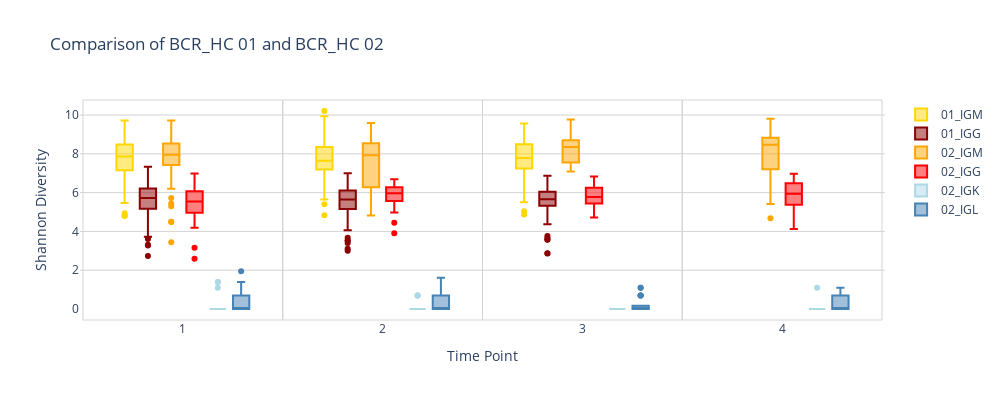
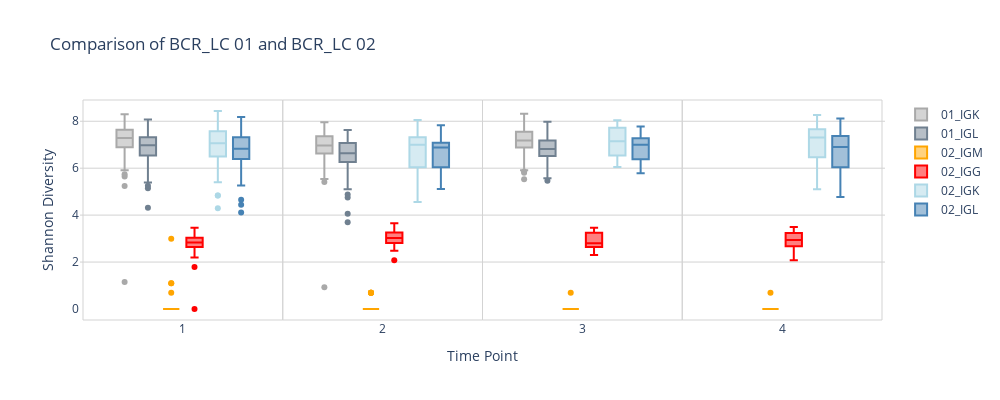
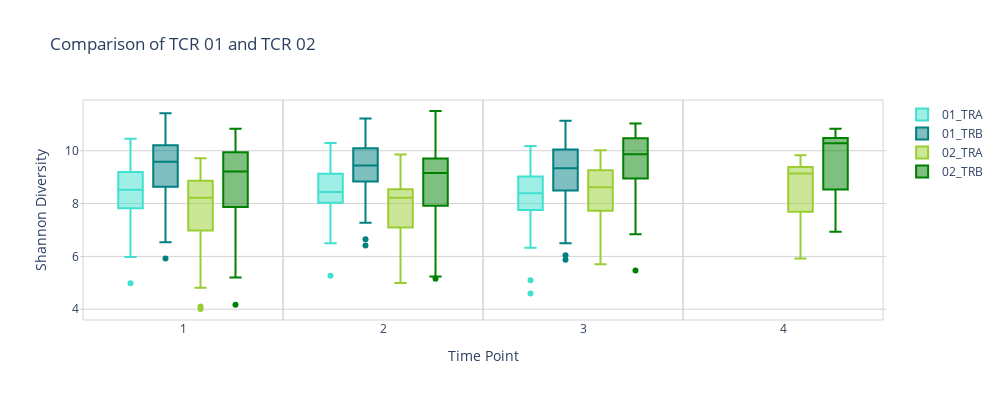

The code cell stored with these charts, in order, in its notebook:
### Code cell
def shannon_boxplot(df1, df2, title):

    colors01 = {'IGM': 'gold', 'IGG': 'darkred', 'IGK': 'darkgray', 'IGL': 'slategray', 'TRA': 'turquoise', 'TRB': 'teal'}
    colors02 = {'IGM': 'orange', 'IGG': 'red', 'IGK': 'lightblue', 'IGL': 'steelblue', 'TRA': 'yellowgreen', 'TRB': 'green'}
    
    fig = go.Figure()
    
    # Add boxplot for df1
    for t in ['IGM', 'IGG', 'IGK', 'IGL', 'TRA', 'TRB']:
        temp = df1[df1['Type'] == t]
        fig.add_trace(go.Box(y=temp['Shannon_diversity'], x=temp['Time_point'], name=f'01_{t}', marker_color=colors01[t]))
    
    # Add boxplot for df2
    for t in ['IGM', 'IGG', 'IGK', 'IGL', 'TRA', 'TRB']:
        temp = df2[df2['Type'] == t]
        fig.add_trace(go.Box(y=temp['Shannon_diversity'], x=temp['Time_point'], name=f'02_{t}', marker_color=colors02[t]))
    
    for timepoint in df2['Time_point'].unique():
        fig.add_shape(
            type="rect", xref="x", yref="paper",
            x0=timepoint - 0.5, y0=0,
            x1=timepoint + 0.5, y1=1,
            line=dict(color="lightgray",width=1)
            )
    
    fig.update_layout(title=title, xaxis_title='Time Point', yaxis_title='Shannon Diversity', boxmode='group',
                      plot_bgcolor='rgba(255, 255, 255, 1)', yaxis=dict(gridcolor='lightgray'), width=1000, height=400)
    fig.show()

shannon_boxplot(BCRHC01, BCRHC02, 'Comparison of BCR_HC 01 and BCR_HC 02')
shannon_boxplot(BCRLC01, BCRLC02, 'Comparison of BCR_LC 01 and BCR_LC 02')
shannon_boxplot(TCR01, TCR02, 'Comparison of TCR 01 and TCR 02')

### Figure 1 — Plotly figure (JSON) as saved in the notebook; plotly's stock layout.template omitted (floating-point values rounded to 4 significant figures; data arrays with more than 128 entries replaced by an {"elided": "..."} marker saying what was removed)
{"data": [{"marker": {"color": "gold"}, "name": "01_IGM", "type": "box", "x": {"elided": "420 int values"}, "y": {"elided": "420 float values"}}, {"marker": {"color": "darkred"}, "name": "01_IGG", "type": "box", "x": {"elided": "420 int values"}, "y": {"elided": "420 float values"}}, {"marker": {"color": "darkgray"}, "name": "01_IGK", "type": "box", "x": [], "y": []}, {"marker": {"color": "slategray"}, "name": "01_IGL", "type": "box", "x": [], "y": []}, {"marker": {"color": "turquoise"}, "name": "01_TRA", "type": "box", "x": [], "y": []}, {"marker": {"color": "teal"}, "name": "01_TRB", "type": "box", "x": [], "y": []}, {"marker": {"color": "orange"}, "name": "02_IGM", "type": "box", "x": [1, 2, 4, 1, 2, 4, 1, 2, 1, 2, 3, 2, 3, 1, 2, 3, 2, 3, 1, 2, 3, 4, 1, 2, 3, 2, 3, 4, 1, 2, 3, 1, 2, 3, 4, 2, 1, 2, 3, 4, 1, 2, 3, 4, 1, 2, 3, 4, 1, 2, 3, 4, 1, 2, 3, 4, 1, 2, 3, 4, 1, 2, 3, 4, 2, 3, 4, 2, 1, 2, 3, 4, 1, 2, 1, 2, 3, 4, 1, 2, 3, 4, 2, 3, 4, 1, 1, 1, 1, 1, 1, 1, 1, 1, 1, 1, 1, 1, 1, 1, 1, 1, 1, 1, 1, 1, 1, 1, 2, 3], "y": [8.442, 9.035, 6.847, 8.68, 8.088, 8.8, 3.443, 5.364, 4.492, 7.258, 8.461, 9.473, 9.764, 5.728, 7.771, 8.672, 5.627, 7.106, 4.495, 8.032, 7.65, 4.673, 6.456, 7.904, 8.136, 6.021, 7.201, 7.325, 7.956, 8.474, 8.548, 8.666, 8.388, 7.094, 9.075, 4.816, 8.168, 8.471, 8.972, 9.803, 6.196, 8.819, 8.632, 8.637, 8.727, 9.335, 9.283, 9.794, 5.295, 7.848, 8.25, 8.47, 5.44, 7.948, 9.543, 8.912, 7.723, 8.155, 7.485, 5.411, 6.924, 6.356, 7.554, 6.705, 6.207, 7.389, 8.332, 5.505, 7.852, 9.592, 8.701, 8.802, 7.424, 8.857, 9.164, 8.626, 8.747, 8.696, 7.817, 6.435, 7.934, 8.077, 7.306, 8.54, 8.052, 7.662, 8.347, 7.857, 7.426, 7.948, 7.114, 7.93, 8.174, 7.967, 8.654, 8.244, 8.255, 8.376, 8.604, 7.843, 9.715, 8.571, 7.866, 9.081, 9.351, 9.083, 8.352, 8.34, 6.066, 7.722]}, {"marker": {"color": "red"}, "name": "02_IGG", "type": "box", "x": [1, 2, 4, 1, 2, 4, 1, 2, 1, 2, 3, 2, 3, 1, 2, 3, 2, 3, 1, 2, 3, 4, 1, 2, 3, 2, 3, 4, 1, 2, 3, 1, 2, 3, 4, 2, 1, 2, 3, 4, 1, 2, 3, 4, 1, 2, 3, 4, 1, 2, 3, 4, 1, 2, 3, 4, 1, 2, 3, 4, 1, 2, 3, 4, 2, 3, 4, 2, 1, 2, 3, 4, 1, 2, 1, 2, 3, 4, 1, 2, 3, 4, 2, 3, 4, 1, 1, 1, 1, 1, 1, 1, 1, 1, 1, 1, 1, 1, 1, 1, 1, 1, 1, 1, 1, 1, 1, 1, 2, 3], "y": [5.548, 5.978, 4.985, 5.848, 6.692, 6.346, 3.159, 4.971, 4.331, 5.969, 5.652, 6.412, 6.537, 5.463, 6.657, 5.437, 5.577, 6.25, 2.593, 3.908, 5.463, 4.808, 6.743, 5.709, 5.751, 6.295, 5.847, 6.856, 5.946, 5.565, 5.802, 6.002, 6.58, 4.777, 5.616, 4.442, 6.071, 5.313, 5.268, 6.477, 5.579, 6.143, 5.731, 5.937, 6.461, 6.296, 5.962, 6.273, 5.659, 6.012, 6.483, 6.511, 4.19, 6.262, 6.271, 6.34, 5.502, 5.537, 4.721, 4.13, 5.532, 6.639, 5.566, 5.489, 4.987, 6.835, 6.78, 5.618, 4.631, 5.79, 5.266, 5.576, 6.16, 6.04, 5.235, 5.573, 6.351, 6.975, 6.551, 6.07, 5.441, 5.026, 6.096, 5.909, 5.927, 6.07, 5.872, 4.962, 5.493, 4.978, 4.901, 4.212, 5.53, 5.15, 5.139, 4.709, 4.662, 4.948, 6.024, 6.07, 6.984, 6.272, 5.303, 5.972, 6.519, 5.84, 6.241, 6.236, 5.717, 6.033]}, {"marker": {"color": "lightblue"}, "name": "02_IGK", "type": "box", "x": [1, 2, 4, 2, 4, 1, 2, 1, 2, 2, 3, 3, 2, 3, 2, 4, 3, 2, 3, 3, 2, 1, 3, 1, 2, 3, 1, 4, 1, 4, 3, 4, 1, 4, 1, 3, 2, 2, 1, 2, 1, 1, 3, 4, 1, 2, 2, 1, 1, 1, 1, 1, 1, 1, 1, 1, 1, 1, 1, 1, 2], "y": [0, 0, 0, 0, 0, 1.386, 0, 0, 0, 0, 0, 0, 0, 0, 0.6931, 0, 0, 0, 0, 0, 0.6931, 0, 0, 1.386, 0, 0, 0, 1.099, 1.099, 0, 0, 0, 0, 0, 0, 0, 0, 0.6931, 0, 0, 0, 0, 0, 0, 0, 0, 0, 0, 0, 0, 0, 0, 0, 0, 0, 0, 0, 0, 0, 0, 0]}, {"marker": {"color": "steelblue"}, "name": "02_IGL", "type": "box", "x": [2, 4, 1, 2, 4, 1, 2, 1, 2, 2, 3, 2, 3, 3, 1, 2, 3, 4, 1, 2, 3, 2, 3, 4, 1, 2, 3, 1, 2, 3, 4, 2, 1, 2, 3, 4, 1, 2, 3, 4, 1, 2, 3, 4, 1, 2, 3, 4, 2, 3, 4, 1, 2, 3, 4, 1, 2, 3, 4, 2, 3, 4, 2, 1, 2, 3, 4, 1, 2, 1, 2, 3, 1, 2, 3, 4, 2, 3, 4, 1, 1, 1, 1, 1, 1, 1, 1, 1, 1, 1, 1, 1, 1, 1, 1, 1, 1, 1, 1, 2, 3], "y": [0, 0, 1.099, 0, 0, 1.946, 0, 0, 0, 1.099, 0, 0, 0, 1.099, 0, 0.6931, 0, 0, 0, 0, 0, 0, 0, 0.6931, 0.6931, 0.6931, 0, 0, 0, 0, 0, 0.6931, 0, 0.6931, 0, 0, 1.099, 1.099, 0, 0, 0, 0, 0, 0.6931, 0, 0.6931, 0.6931, 0.6931, 0, 0, 0, 0.6365, 0, 0, 1.099, 0, 1.609, 0.6931, 0.6931, 1.332, 1.099, 0, 0, 0, 0, 0, 0.6931, 0.6931, 1.609, 1.332, 0, 0, 0.6931, 0, 0, 1.099, 0.6931, 0.6931, 0, 0, 0, 1.099, 0, 0, 0, 0, 0, 0.6931, 0, 0, 0, 0, 0.6931, 1.386, 0, 1.099, 0, 0, 0, 0, 0]}, {"marker": {"color": "yellowgreen"}, "name": "02_TRA", "type": "box", "x": [], "y": []}, {"marker": {"color": "green"}, "name": "02_TRB", "type": "box", "x": [], "y": []}], "layout": {"boxmode": "group", "height": 400, "plot_bgcolor": "rgba(255, 255, 255, 1)", "shapes": [{"line": {"color": "lightgray", "width": 1}, "type": "rect", "x0": 0.5, "x1": 1.5, "xref": "x", "y0": 0, "y1": 1, "yref": "paper"}, {"line": {"color": "lightgray", "width": 1}, "type": "rect", "x0": 1.5, "x1": 2.5, "xref": "x", "y0": 0, "y1": 1, "yref": "paper"}, {"line": {"color": "lightgray", "width": 1}, "type": "rect", "x0": 3.5, "x1": 4.5, "xref": "x", "y0": 0, "y1": 1, "yref": "paper"}, {"line": {"color": "lightgray", "width": 1}, "type": "rect", "x0": 2.5, "x1": 3.5, "xref": "x", "y0": 0, "y1": 1, "yref": "paper"}], "title": {"text": "Comparison of BCR_HC 01 and BCR_HC 02"}, "width": 1000, "xaxis": {"title": {"text": "Time Point"}}, "yaxis": {"gridcolor": "lightgray", "title": {"text": "Shannon Diversity"}}}}

### Figure 2 — Plotly figure (JSON) as saved in the notebook; plotly's stock layout.template omitted (floating-point values rounded to 4 significant figures; data arrays with more than 128 entries replaced by an {"elided": "..."} marker saying what was removed)
{"data": [{"marker": {"color": "gold"}, "name": "01_IGM", "type": "box", "x": [], "y": []}, {"marker": {"color": "darkred"}, "name": "01_IGG", "type": "box", "x": [], "y": []}, {"marker": {"color": "darkgray"}, "name": "01_IGK", "type": "box", "x": {"elided": "420 int values"}, "y": {"elided": "420 float values"}}, {"marker": {"color": "slategray"}, "name": "01_IGL", "type": "box", "x": {"elided": "420 int values"}, "y": {"elided": "420 float values"}}, {"marker": {"color": "turquoise"}, "name": "01_TRA", "type": "box", "x": [], "y": []}, {"marker": {"color": "teal"}, "name": "01_TRB", "type": "box", "x": [], "y": []}, {"marker": {"color": "orange"}, "name": "02_IGM", "type": "box", "x": [1, 2, 4, 1, 2, 4, 1, 2, 1, 2, 3, 2, 3, 2, 3, 2, 3, 1, 2, 3, 4, 1, 2, 3, 2, 3, 4, 1, 2, 3, 1, 2, 3, 4, 2, 3, 4, 2, 3, 4, 1, 2, 3, 1, 2, 3, 4, 1, 2, 3, 4, 1, 2, 3, 4, 1, 3, 4, 2, 3, 2, 1, 2, 3, 4, 1, 2, 1, 2, 3, 4, 1, 2, 2, 3, 4, 1, 1, 1, 1, 1, 1, 1, 1, 1, 1, 1, 1, 1, 1, 1, 1, 1, 1, 1, 1, 1, 1, 1, 2, 3], "y": [0, 0, 0, 0, 0, 0, 0, 0.6931, 0, 0, 0, 0.6931, 0.6931, 0, 0, 0, 0, 0, 0, 0, 0, 0, 0.6931, 0, 0, 0, 0, 0, 0, 0, 0, 0.6931, 0, 0.6931, 0, 0, 0, 0, 0, 0, 0, 0, 0, 0, 0, 0, 0, 0, 0, 0, 0, 0, 0.6931, 0, 0, 0, 0, 0, 0, 0, 0, 0, 0, 0, 0, 0, 0, 0, 0, 0, 0, 0, 0, 0, 0, 0, 0, 0, 0, 0, 2.996, 0, 0, 0, 0, 1.099, 1.099, 0, 0, 0, 0, 0, 0, 0, 0, 0, 0, 0.6931, 0, 0, 0]}, {"marker": {"color": "red"}, "name": "02_IGG", "type": "box", "x": [1, 2, 4, 1, 2, 4, 1, 2, 1, 2, 3, 2, 3, 1, 2, 3, 2, 3, 1, 2, 3, 4, 1, 2, 3, 2, 3, 4, 1, 2, 3, 1, 2, 3, 4, 2, 1, 2, 3, 4, 1, 2, 3, 4, 1, 2, 3, 4, 1, 2, 3, 4, 1, 2, 3, 4, 1, 2, 3, 4, 1, 2, 3, 4, 2, 3, 4, 2, 1, 2, 3, 4, 1, 2, 1, 2, 3, 4, 1, 2, 3, 4, 2, 3, 4, 1, 1, 1, 1, 1, 1, 1, 1, 1, 1, 1, 1, 1, 1, 1, 1, 1, 1, 1, 1, 1, 1, 1, 2, 3], "y": [3.283, 2.708, 3.318, 2.398, 3.332, 2.833, 1.792, 2.833, 3.272, 3.135, 3.12, 3.091, 2.89, 2.926, 2.639, 2.398, 3.193, 2.773, 2.197, 2.639, 2.833, 2.079, 2.674, 2.822, 2.485, 2.773, 2.565, 2.708, 2.89, 2.079, 2.708, 2.813, 3.219, 3.355, 3.178, 2.89, 3.025, 3.178, 2.303, 2.565, 2.833, 3.319, 2.708, 2.926, 3.163, 2.888, 3.296, 2.944, 2.944, 3.015, 3.244, 2.458, 0, 3.178, 3.466, 3.497, 3.205, 2.833, 2.708, 2.89, 2.813, 2.813, 2.639, 2.369, 3.292, 3.454, 3.219, 3.563, 2.839, 2.485, 3.219, 3.205, 3.091, 3.045, 2.707, 3.654, 2.752, 3.332, 3.028, 2.944, 2.441, 3.363, 3.505, 3.319, 2.944, 2.944, 2.708, 2.63, 2.639, 3.466, 2.565, 2.485, 2.565, 2.799, 2.639, 2.639, 2.458, 2.639, 2.944, 3.045, 2.926, 2.565, 3.091, 3.091, 3.045, 2.639, 3.389, 2.979, 3.309, 3.135]}, {"marker": {"color": "lightblue"}, "name": "02_IGK", "type": "box", "x": [1, 2, 4, 1, 2, 4, 1, 2, 1, 2, 3, 2, 3, 1, 2, 3, 2, 3, 1, 2, 3, 4, 1, 2, 3, 2, 3, 4, 1, 2, 3, 1, 2, 3, 4, 2, 1, 2, 3, 4, 1, 2, 3, 4, 1, 2, 3, 4, 1, 2, 3, 4, 1, 2, 3, 4, 1, 2, 3, 4, 1, 2, 3, 4, 2, 3, 4, 2, 1, 2, 3, 4, 1, 2, 1, 2, 3, 4, 1, 2, 3, 4, 2, 3, 4, 1, 1, 1, 1, 1, 1, 1, 1, 1, 1, 1, 1, 1, 1, 1, 1, 1, 1, 1, 1, 1, 1, 1, 2, 3], "y": [7.128, 7.263, 6.228, 7.294, 7.466, 7.243, 4.295, 5.72, 5.396, 6.596, 7.634, 7.309, 7.902, 6.471, 7.05, 7.295, 5.529, 6.701, 4.832, 4.556, 6.536, 5.104, 7.152, 7.324, 7.194, 6.854, 6.895, 7.308, 6.704, 7.472, 7.77, 7.329, 7.075, 6.522, 7.708, 5.636, 6.686, 7.101, 7.72, 7.598, 6.468, 7.853, 7.821, 7.464, 7.236, 8.051, 7.987, 8.268, 6.348, 7.478, 7.631, 7.734, 5.755, 7.153, 8.045, 7.722, 6.577, 7.948, 6.537, 5.704, 4.838, 6.08, 6.524, 6.098, 4.94, 7.1, 7.39, 6.808, 6.754, 7.156, 6.89, 7.012, 6.124, 6.514, 5.623, 6.943, 6.049, 7.648, 6.271, 5.999, 6.782, 6.55, 6.807, 7.359, 7.236, 7.612, 7.996, 6.663, 7.613, 7.28, 6.983, 7.081, 7.875, 6.999, 7.427, 7.039, 7.386, 7.067, 7.668, 7.448, 8.363, 7.744, 6.915, 8.025, 8.437, 7.98, 7.858, 7.0, 5.663, 6.201]}, {"marker": {"color": "steelblue"}, "name": "02_IGL", "type": "box", "x": [1, 2, 4, 1, 2, 4, 1, 2, 1, 2, 3, 2, 3, 1, 2, 3, 2, 3, 1, 2, 3, 4, 1, 2, 3, 2, 3, 4, 1, 2, 3, 1, 2, 3, 4, 2, 1, 2, 3, 4, 1, 2, 3, 4, 1, 2, 3, 4, 1, 2, 3, 4, 1, 2, 3, 4, 1, 2, 3, 4, 1, 2, 3, 4, 2, 3, 4, 2, 1, 2, 3, 4, 1, 2, 1, 2, 3, 4, 1, 2, 3, 4, 2, 3, 4, 1, 1, 1, 1, 1, 1, 1, 1, 1, 1, 1, 1, 1, 1, 1, 1, 1, 1, 1, 1, 1, 1, 1, 2, 3], "y": [6.779, 6.993, 5.648, 6.776, 7.168, 6.595, 4.109, 5.739, 5.259, 6.881, 7.36, 7.283, 7.382, 5.969, 6.889, 6.376, 5.908, 6.333, 4.654, 6.592, 5.789, 4.775, 4.443, 6.27, 6.848, 6.649, 7.035, 6.899, 6.605, 7.162, 7.042, 7.316, 7.116, 6.264, 7.752, 5.116, 6.183, 6.92, 7.425, 7.367, 6.391, 7.359, 7.277, 7.265, 6.944, 7.831, 7.776, 8.121, 6.03, 7.048, 7.202, 7.344, 5.44, 6.898, 7.598, 7.335, 6.393, 7.427, 5.85, 5.32, 6.009, 5.981, 6.162, 5.914, 5.323, 6.997, 7.37, 5.769, 6.306, 6.999, 6.454, 6.536, 6.39, 6.886, 7.169, 6.675, 7.098, 7.409, 6.922, 6.095, 6.515, 6.087, 5.756, 7.007, 6.812, 7.356, 7.727, 6.6, 7.517, 7.157, 6.666, 6.819, 7.432, 6.713, 7.12, 6.767, 7.086, 6.825, 7.324, 7.354, 7.92, 7.274, 6.883, 7.634, 8.179, 7.614, 7.532, 7.09, 6.289, 6.458]}, {"marker": {"color": "yellowgreen"}, "name": "02_TRA", "type": "box", "x": [], "y": []}, {"marker": {"color": "green"}, "name": "02_TRB", "type": "box", "x": [], "y": []}], "layout": {"boxmode": "group", "height": 400, "plot_bgcolor": "rgba(255, 255, 255, 1)", "shapes": [{"line": {"color": "lightgray", "width": 1}, "type": "rect", "x0": 0.5, "x1": 1.5, "xref": "x", "y0": 0, "y1": 1, "yref": "paper"}, {"line": {"color": "lightgray", "width": 1}, "type": "rect", "x0": 1.5, "x1": 2.5, "xref": "x", "y0": 0, "y1": 1, "yref": "paper"}, {"line": {"color": "lightgray", "width": 1}, "type": "rect", "x0": 3.5, "x1": 4.5, "xref": "x", "y0": 0, "y1": 1, "yref": "paper"}, {"line": {"color": "lightgray", "width": 1}, "type": "rect", "x0": 2.5, "x1": 3.5, "xref": "x", "y0": 0, "y1": 1, "yref": "paper"}], "title": {"text": "Comparison of BCR_LC 01 and BCR_LC 02"}, "width": 1000, "xaxis": {"title": {"text": "Time Point"}}, "yaxis": {"gridcolor": "lightgray", "title": {"text": "Shannon Diversity"}}}}

### Figure 3 — Plotly figure (JSON) as saved in the notebook; plotly's stock layout.template omitted (floating-point values rounded to 4 significant figures; data arrays with more than 128 entries replaced by an {"elided": "..."} marker saying what was removed)
{"data": [{"marker": {"color": "gold"}, "name": "01_IGM", "type": "box", "x": [], "y": []}, {"marker": {"color": "darkred"}, "name": "01_IGG", "type": "box", "x": [], "y": []}, {"marker": {"color": "darkgray"}, "name": "01_IGK", "type": "box", "x": [], "y": []}, {"marker": {"color": "slategray"}, "name": "01_IGL", "type": "box", "x": [], "y": []}, {"marker": {"color": "turquoise"}, "name": "01_TRA", "type": "box", "x": {"elided": "420 int values"}, "y": {"elided": "420 float values"}}, {"marker": {"color": "teal"}, "name": "01_TRB", "type": "box", "x": {"elided": "420 int values"}, "y": {"elided": "420 float values"}}, {"marker": {"color": "orange"}, "name": "02_IGM", "type": "box", "x": [], "y": []}, {"marker": {"color": "red"}, "name": "02_IGG", "type": "box", "x": [], "y": []}, {"marker": {"color": "lightblue"}, "name": "02_IGK", "type": "box", "x": [], "y": []}, {"marker": {"color": "steelblue"}, "name": "02_IGL", "type": "box", "x": [], "y": []}, {"marker": {"color": "yellowgreen"}, "name": "02_TRA", "type": "box", "x": [1, 2, 4, 1, 2, 4, 1, 2, 1, 2, 3, 2, 3, 1, 2, 3, 2, 3, 1, 2, 3, 4, 1, 2, 3, 2, 3, 4, 1, 2, 3, 1, 2, 3, 4, 2, 1, 2, 3, 4, 1, 2, 3, 4, 1, 2, 3, 4, 1, 2, 3, 4, 1, 2, 3, 4, 1, 2, 3, 4, 1, 2, 3, 4, 2, 3, 4, 2, 1, 2, 3, 4, 1, 2, 1, 2, 3, 4, 1, 2, 3, 4, 2, 3, 4, 1, 1, 1, 1, 1, 1, 1, 1, 1, 1, 1, 1, 1, 1, 1, 1, 1, 1, 1, 1, 1, 1, 1, 2, 3], "y": [7.592, 8.311, 5.916, 7.776, 7.698, 7.918, 4.009, 5.751, 4.955, 7.275, 8.324, 8.22, 7.731, 5.763, 8.373, 8.865, 6.541, 7.068, 4.106, 6.813, 6.75, 8.779, 8.282, 8.3, 7.906, 6.965, 7.8, 7.184, 8.431, 8.367, 9.288, 8.926, 7.575, 7.06, 7.698, 5.338, 7.987, 8.106, 9.048, 9.826, 6.776, 8.901, 8.565, 9.148, 8.871, 7.222, 8.277, 9.165, 4.813, 8.483, 9.337, 9.141, 6.513, 8.392, 10.02, 9.746, 9.098, 9.367, 8.683, 7.155, 8.682, 9.858, 9.264, 9.464, 8.609, 9.1, 9.262, 6.375, 7.478, 8.062, 7.404, 7.655, 7.27, 8.221, 9.449, 9.355, 9.375, 9.608, 8.697, 8.641, 8.679, 7.856, 9.299, 9.689, 9.352, 8.294, 8.391, 7.689, 7.059, 6.599, 8.22, 8.684, 8.85, 8.134, 7.644, 7.536, 9.073, 8.87, 9.32, 9.247, 6.949, 8.513, 8.678, 9.712, 8.921, 6.763, 9.223, 5.777, 4.991, 5.707]}, {"marker": {"color": "green"}, "name": "02_TRB", "type": "box", "x": [1, 2, 4, 1, 2, 4, 1, 2, 1, 2, 3, 2, 3, 1, 2, 3, 2, 3, 1, 2, 3, 4, 1, 2, 3, 2, 3, 4, 1, 2, 3, 1, 2, 3, 4, 2, 1, 2, 3, 4, 1, 2, 3, 4, 1, 2, 3, 4, 1, 2, 3, 4, 1, 2, 3, 4, 1, 2, 3, 4, 1, 2, 3, 4, 2, 3, 4, 2, 1, 2, 3, 4, 1, 2, 1, 2, 3, 4, 1, 2, 3, 4, 2, 3, 4, 1, 1, 1, 1, 1, 1, 1, 1, 1, 1, 1, 1, 1, 1, 1, 1, 1, 1, 1, 1, 1, 1, 1, 2, 3], "y": [8.107, 8.787, 6.936, 8.423, 7.95, 8.495, 5.199, 6.576, 6.155, 8.305, 9.435, 9.115, 9.185, 6.994, 9.267, 9.978, 6.843, 6.842, 4.168, 7.521, 7.477, 10.45, 9.752, 9.791, 8.949, 8.127, 9.377, 8.547, 9.549, 9.549, 10.34, 9.972, 8.221, 8.055, 9.257, 5.242, 8.92, 9.432, 10.15, 10.78, 7.69, 10.06, 9.749, 9.756, 9.944, 7.88, 9.247, 10.28, 5.936, 9.556, 10.67, 10.4, 7.296, 9.364, 10.86, 10.83, 10.26, 10.39, 10.34, 8.126, 9.842, 11.5, 11.03, 10.8, 9.647, 10.72, 10.59, 6.885, 7.622, 8.138, 7.367, 7.598, 8.19, 9.197, 10.56, 10.55, 10.47, 10.38, 9.622, 9.773, 10.44, 8.91, 10.34, 10.57, 10.33, 9.477, 9.511, 8.703, 8.234, 8.421, 9.213, 9.936, 10.15, 9.11, 7.933, 8.7, 10.04, 9.914, 10.3, 10.7, 7.843, 9.269, 9.53, 10.83, 10.21, 7.043, 10.18, 5.792, 5.156, 5.47]}], "layout": {"boxmode": "group", "height": 400, "plot_bgcolor": "rgba(255, 255, 255, 1)", "shapes": [{"line": {"color": "lightgray", "width": 1}, "type": "rect", "x0": 0.5, "x1": 1.5, "xref": "x", "y0": 0, "y1": 1, "yref": "paper"}, {"line": {"color": "lightgray", "width": 1}, "type": "rect", "x0": 1.5, "x1": 2.5, "xref": "x", "y0": 0, "y1": 1, "yref": "paper"}, {"line": {"color": "lightgray", "width": 1}, "type": "rect", "x0": 3.5, "x1": 4.5, "xref": "x", "y0": 0, "y1": 1, "yref": "paper"}, {"line": {"color": "lightgray", "width": 1}, "type": "rect", "x0": 2.5, "x1": 3.5, "xref": "x", "y0": 0, "y1": 1, "yref": "paper"}], "title": {"text": "Comparison of TCR 01 and TCR 02"}, "width": 1000, "xaxis": {"title": {"text": "Time Point"}}, "yaxis": {"gridcolor": "lightgray", "title": {"text": "Shannon Diversity"}}}}
